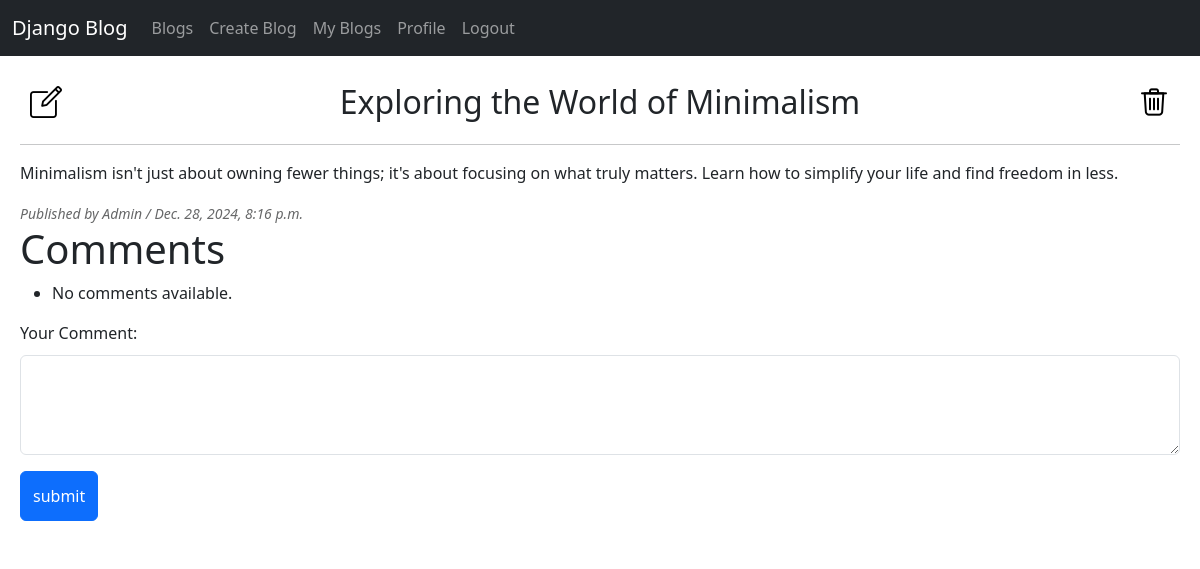
Screenshot of /blogs/16/ (signed in) with the database file from the repository.
### blog/models.py (models this page shows, shortened)
class Blog(models.Model):
    author = models.ForeignKey(User, on_delete=models.CASCADE)
    title = models.CharField(max_length=150)
    text = models.TextField()
    published_date = models.DateTimeField(auto_now=True)
    updated_date = models.DateTimeField(auto_now_add=True)

### blog/views.py (the view)
# urls.py: path('blogs/<int:blog_id>/', views.detail, name='detail'),
@login_required(login_url='accounts:login')
def detail(request, blog_id):
    blog = get_object_or_404(Blog, pk=blog_id)
    comments = Comment.objects.filter(blog=blog).order_by('published_date')
    if request.method == 'POST':
        form = AddCommentForm(request.POST)
        if form.is_valid():
            comment = form.save(commit=False)
            comment.blog = blog
            comment.author = request.user  # Assuming logged-in users are adding comments
            comment.save()
            return redirect('blog:detail', blog_id=blog_id)
    else:
        form = AddCommentForm()
    context = {
        'blog': blog,
        'comments': comments,
        'form': form,
    }
    return render(request, 'blog/detail.html', context)

### blog/forms.py
class AddCommentForm(forms.ModelForm):
    class Meta:
        model = Comment
        fields = ['text']
        labels = {
            'text': 'Your Comment',
        }
        widgets = {
            'text' : forms.Textarea(attrs={'class':'form-control', 'style': 'height: 100px; margin-top: 10px;'}),
        }

### blog/templates/blog/detail.html (shortened to what this page needs)
{% extends 'base.html' %}
{% load static %}
{% block content %}
    <div class="header-container">
        <h2 class="center-header">{{ blog.title }}</h2>
        {% if request.user == blog.author %}
            <a href="{% url 'blog:update' blog.id %}"><img src="{% static 'img/edit.png' %}" alt="Edit"></a>
            <a href="{% url 'blog:delete' blog.id %}"><img src="{% static 'img/delete.png' %}" alt="Delete"></a>
        {% else %}
            <a href="{% url 'blog:index' %}"><img src="{% static 'img/back.png' %}" alt="Back"></a>
        {% endif %}
    </div><hr>
    <p>{{ blog.text }}</p>
    <small><i>Published by {{ blog.author|title }} / {{ blog.published_date }}</i></small><br>
    <h1>Comments</h1>
    <ul>
        {% for comment in comments %}
            <li>
                <strong>{{ comment.author }}:</strong> {{ comment.text }}
            </li>
        {% empty %}
            <li>No comments available.</li>
        {% endfor %}
    </ul>
    <form method="post">
        {{ form.as_p }}
        <input type="submit" value="submit" class="btn btn-primary" style="height:50px">
    </form>
{% endblock %}

### static/css/base.css (style rules this page uses)
body { background-color:rgb(205, 208, 208); font-family: 'Roboto', sans-serif; }
h2 { color: rgb(44, 41, 41); text-align: center; }
small { font-size: 12px; color: rgb(102, 103, 104); }
a { text-decoration: none !important; }
.header-container { display: flex; justify-content: space-between; align-items: center; width: 100%; padding: 10px; }
.center-header { margin: 0 auto; position: absolute; left: 50%; transform: translateX(-50%); }

### rows the page displays
Blog: title "Exploring the World of Minimalism", text "Minimalism isn't just about owning fewer things; it's about focusing on what truly matters. Learn how to simplify your life and find freedom in less.", author "Admin", published_date "Dec. 28, 2024, 8:16 p.m."
